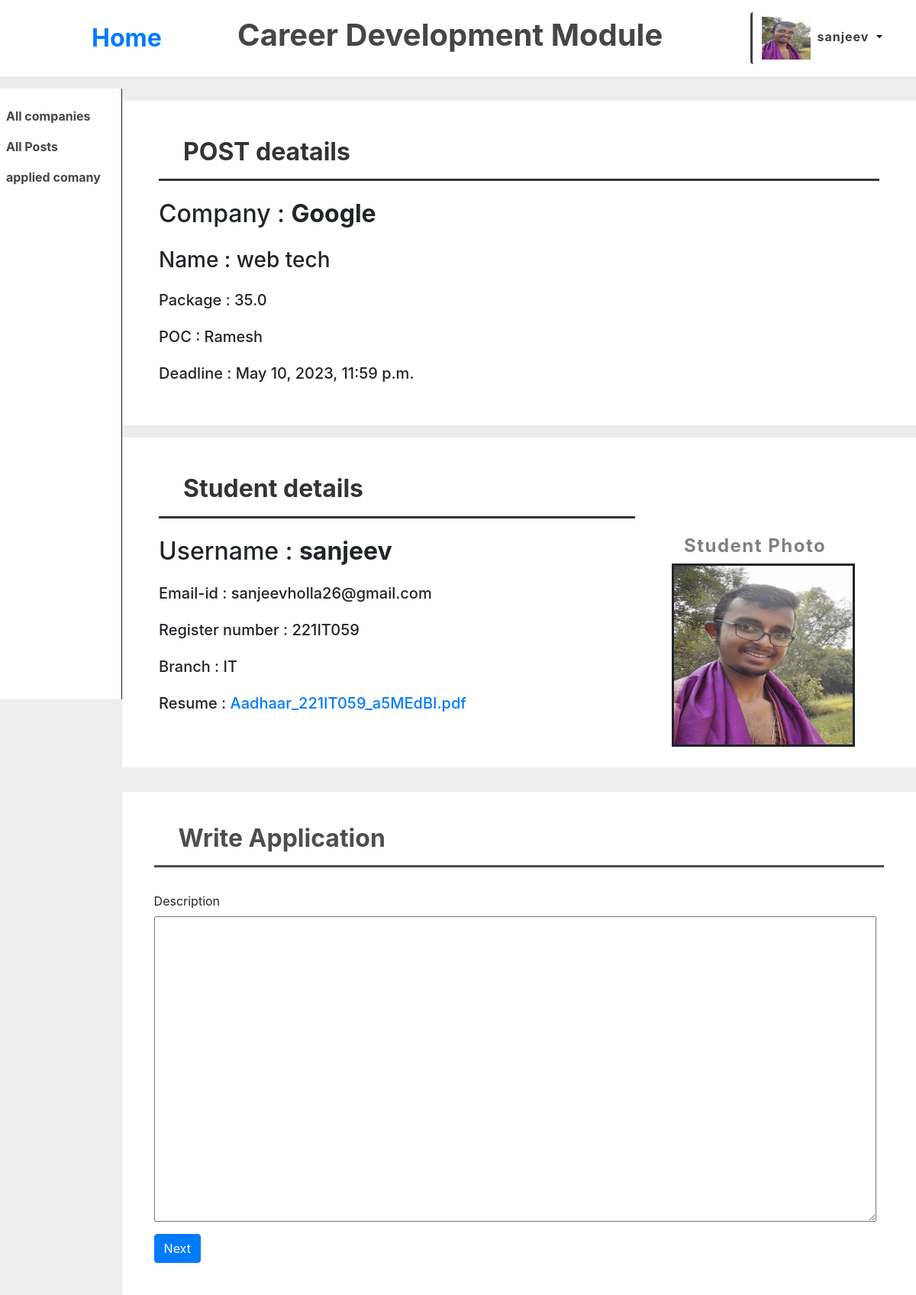
Screenshot of /apply/71 (signed in) with the database file from the repository.
### rec/models.py (models this page shows, shortened)
class profile(models.Model):
    student = models.OneToOneField(User, on_delete=models.CASCADE, blank=True, null=True, related_name="profile")
    firstname = models.CharField(max_length=100, null=True, blank=True)
    lastname = models.CharField(max_length=100, null=True, blank=True)
    register_no = models.CharField(max_length=10, null=True, blank=True)
    profile_pic = models.ImageField( default="../media/users/user_avtar.webp", null=True, blank=True, upload_to='users/')
    choose_branch = models.ForeignKey(branch, on_delete=models.CASCADE, blank=True, null=True, related_name="students")
    resume = models.FileField(null=True, blank=True)
    student_cgpa = models.FloatField(default=0, null=True, blank=True)
    sem = models.IntegerField(null=True, blank=True, choices=Sem_choices)

class posts(models.Model) :
    role = models.CharField(max_length=50, null=True, blank=True)
    description = models.TextField(null=True, blank=True)
    package = models.FloatField(null=True, blank=True)
    student = models.ManyToManyField(User, blank=True, related_name="post")
    comp = models.ForeignKey(company, on_delete=models.CASCADE, related_name="post", null=True, blank=True)
    branch_open = models.ManyToManyField(branch, blank=True, related_name="posts")
    cgpa_cutoff = models.FloatField(null=True, blank=True, default=0)
    open_date = models.DateTimeField(null=True, blank=True)
    deadline = models.DateTimeField(null=True, blank=True)
    is_active = models.BooleanField(default=True)
    def __str__(self) :
        return self.role

class company(models.Model) :
    name = models.CharField(max_length=100, null=False, blank=False, unique=True)
    description = models.TextField()
    poc = models.ForeignKey(User, on_delete=models.CASCADE, related_name="company_poc")
    branches_open = models.ManyToManyField(branch, related_name="company", blank=True )
    isactive = models.BooleanField(default=True)
    applied = models.ManyToManyField(User, blank=True ,related_name="applied_company")
    def __str__(self) :
        return self.name

class branch(models.Model) :
    name = models.CharField(max_length=20, choices=Branch_choices)
    def __str__(self) :
        return self.name

### rec/views.py (the view)
# urls.py: path("apply/<int:id>", views.application, name="apply"),
def application(request, id) :
    if request.user.is_authenticated :
        if request.method == "POST" :
            get_post = posts.objects.get(id = id)
            if get_post.is_active == False or get_post.comp.isactive == False:
                return HttpResponseRedirect(reverse(home))
            if get_post.open_date >= datetime.datetime.now() or get_post.deadline <= datetime.datetime.now() :
                return HttpResponseRedirect(reverse(home))
            eligible_post = cgpa.objects.filter(cutoff_cgpa__lte =request.user.profile.student_cgpa, cgpa_branch = request.user.profile.choose_branch, post = get_post)
            if not eligible_post :
                return HttpResponseRedirect(reverse(home))
            get_application = application_details.objects.filter(applied_student = request.user, applied_post = get_post).exists()
            if get_application :
                return HttpResponseRedirect(reverse(home))
            get_description = request.POST['description']
            new_application = application_details(
                applied_student = request.user,
                applied_post = get_post,
                description = get_description,
                student_profile = request.user.profile
            )
            get_stu = User.objects.get(id = request.user.id)
            get_post.student.add(get_stu)
            new_application.save()
            return HttpResponseRedirect(reverse(home))
        else :
            get_post = posts.objects.get(id = id)
            if get_post.is_active == False or get_post.comp.isactive == False:
                return HttpResponseRedirect(reverse(home))
            if get_post.open_date >= datetime.datetime.now() or get_post.deadline <= datetime.datetime.now() :
                return HttpResponseRedirect(reverse(home))
            eligible_post = cgpa.objects.filter(cutoff_cgpa__lte =request.user.profile.student_cgpa, cgpa_branch = request.user.profile.choose_branch, post = get_post)
            if not eligible_post :
                return HttpResponseRedirect(reverse(home))
            get_application = application_details.objects.filter(applied_student = request.user, applied_post = get_post).exists()
            if get_application :
                return HttpResponseRedirect(reverse(home))
            return render(request, "rec/apply.html", {
                "post" : get_post,
                "profile" : request.user.profile
            })

### rec/templates/rec/apply.html (shortened to what this page needs)
{% extends './header.html' %}
{% load static %}
{% block body1 %}
<div class="application-form">
    <div class="post-detail">
        <h1>POST deatails</h1>
        <h2>Company : <strong>{{post.comp}}</strong></h2>
        <h3>Name : {{post}} </h3>
        <h5>Package : {{post.package}}</h5>
        <h5>POC : {{post.comp.poc}}</h5>
        <h5>Deadline : {{post.deadline}}</h5>
    </div>
<div class="profile-info">
    <div class="post-detail" style="width: 200vw;">
        <h1>Student details</h1>
        <h2>Username : <strong>{{profile.student}}</strong></h2>
        <h5>Email-id : {{profile.student.email}}</h5>
        <h5>Register number : {{profile.register_no}}</h5>
        <h5>Branch : {{profile.choose_branch}}</h5>
        <h5>Resume : <a href="../../../media/{{profile.resume}}">{{profile.resume}}</a></h5>
    </div>
    <div class="profile-pic">
        <h4>Student Photo</h4>
        <img src="../../../media/{{profile.profile_pic}}">
    </div>
</div>
<div class="add-comp">
    <h2>Write Application</h2>
    <form action="{% url 'apply' id=post.id %}" method="post">
        <div class="form-row">
          <div class="form-group col-md-6">
            <div class="input-text">
                <label for="inputEmail4">Description</label>
                <textarea name="description"></textarea>
            </div>
          </div>
        </div>
        <button type="submit" class="btn btn-primary">Next</button>
      </form>
</div>
</div>
{% endblock %}

### rec/templates/rec/header.html (shortened to what this page needs)
{% extends './layout.html' %}
  {% load static %}
  {% block head %}
  <link rel="stylesheet" type="text/css" href="../../static/reg.css" />
  {%endblock%}
  {% block body %}
  <div class="header-cont">
    <a href="/home">Home</a>
    <h1>Career Development Module</h1>
    <div class="home-profile">
      <div class="dropdown">
        <button class="btn bt margin: auto;n-secondary dropdown-toggle" type="button" id="dropdownMenuButton" data-toggle="dropdown" aria-haspopup="true" aria-expanded="false">
          <img src="../media/{{profile.profile_pic}}"><strong>{{request.user}}</strong>
        </button>
      </div>
  </div>
  </div>
  <div class="home-body">
    <div class="sidebar-container">
      <div class="side-bar">
        <a href="/allcomp">All companies</a>
        <a href="/allposts">All Posts</a>
        <a href="http://127.0.0.1:8000/applied_posts/">applied comany</a>
      </div>
    </div>
  {% block body1 %}
  {% endblock %}
  {% endblock %}

### rec/static/reg.css (style rules this page uses)
html { background: rgb(237, 237, 237); }
body { background:rgb(237, 237, 237); background-color: rgb(237, 237, 237); }
.add-comp { background: white; max-width: 1200px; margin: auto; padding: 4%; height: max-content; margin-top: 5rem; }

### rec/templates/rec/header.html (style rules this page uses)
.home-body { display: flex; }
.sidebar-container { min-width: 10rem; width: 15%; height: 100vh; background: white; margin-top: 1rem; border-right: solid; border-width: thin; }
.side-bar { margin-top: 1rem; display: grid; background: white; height: min-content; }
.side-bar>a { text-decoration: none; padding: 5%; border-width: thin; color: rgb(71, 71, 71); font-weight: 700; }
.home-profile { padding-left: 1rem; padding-top: 1rem; padding-bottom: 1rem; margin-left: auto; margin-right: 2rem; background: white; display: flex; width: min-content; }
.dropdown-toggle { background:white; border: transparent; color: rgb(62, 62, 62); letter-spacing: 1px; border-left: solid; }
.btn>img { width: 4rem; height: 3.5rem; margin-right: 0.5rem; }
.dropdown-toggle::after { color: black; }
.header-cont { height: max-content; background: white; display: flex; align-items: center; }
.header-cont>a { margin-left: 10%; margin-right: auto; font-weight: bold; font-size: 2rem; text-decoration: none; }
.header-cont>h1 { font-weight: bolder; color: rgb(70, 70, 70); }

### rec/templates/rec/apply.html (style rules this page uses)
.application-form { min-width: 70%; max-width: 1400px; margin: auto; margin-top: 2rem; }
.add-comp { min-width: 70%; max-width: 1400px; margin: auto; margin-top: 2rem; }
.add-comp>h2 { font-weight: bolder; color: rgb(78, 78, 78); border-bottom: solid; padding-bottom: 1rem; padding-left: 2rem; margin-bottom: 2rem; }
.post-detail { background: white; padding: 3rem; display: grid; gap: 1rem; margin-bottom: 1rem; }
.post-detail>h1 { font-size: 2rem; font-weight: bolder; color: rgb(52, 52, 52); border-bottom: solid; padding-bottom:1rem ; padding-left: 2rem; }
.input-text { display: grid; }
.input-text>textarea { min-width: 200%; margin: auto; min-height: 25rem; }
.profile-info { display: flex; background: white; }
.profile-pic>img { width: 15rem; height: 15rem; border: solid; }
.profile-pic { height: min-content; margin-top: 8rem; margin-right: 5rem; }
.profile-pic>h4 { font-weight: bolder; letter-spacing: 1.5px; color: gray; margin-left: 1rem; }

### rows the page displays
profile: profile_pic (picture), student "sanjeev", student.email "sanjeevholla26@gmail.com", register_no "221IT059", choose_branch "IT", resume "Aadhaar_221IT059_a5MEdBI.pdf"
posts: comp "Google", role "web tech", package "35.0", comp.poc "Ramesh", deadline "May 10, 2023, 11:59 p.m."

### other values shown
{{ request.user }} "sanjeev"
